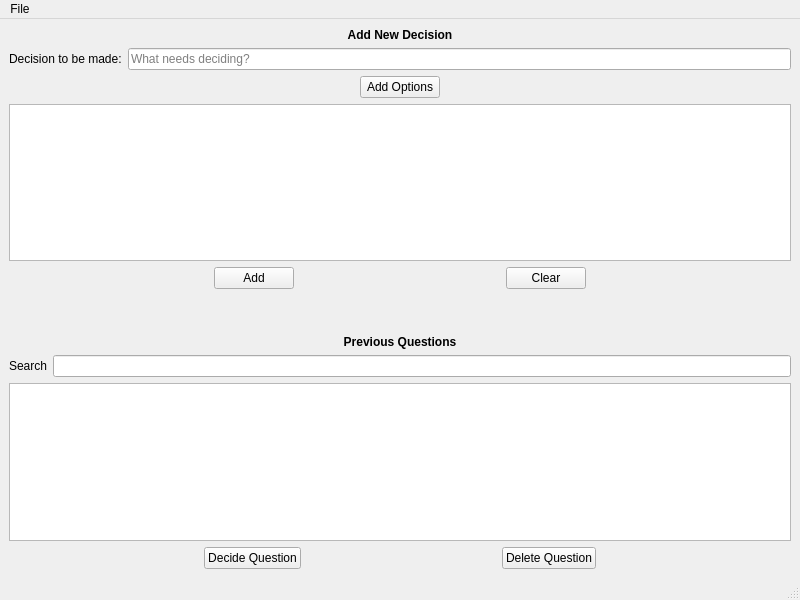
<?xml version="1.0" encoding="UTF-8"?>
<ui version="4.0">
 <class>MainWindow</class>
 <widget class="QMainWindow" name="MainWindow">
  <property name="geometry">
   <rect>
    <x>0</x>
    <y>0</y>
    <width>800</width>
    <height>600</height>
   </rect>
  </property>
  <property name="windowTitle">
   <string>MainWindow</string>
  </property>
  <widget class="QWidget" name="centralwidget">
   <layout class="QVBoxLayout" name="verticalLayout">
    <item>
     <widget class="QLabel" name="label_2">
      <property name="text">
       <string>&lt;b&gt;Add New Decision&lt;/b&gt;</string>
      </property>
      <property name="alignment">
       <set>Qt::AlignCenter</set>
      </property>
     </widget>
    </item>
    <item>
     <layout class="QHBoxLayout" name="horizontalLayout_9">
      <item>
       <widget class="QLabel" name="labelQuestion">
        <property name="text">
         <string>Decision to be made:</string>
        </property>
        <property name="margin">
         <number>10</number>
        </property>
       </widget>
      </item>
      <item>
       <widget class="QLineEdit" name="lineEditQuestion">
        <property name="placeholderText">
         <string>What needs deciding?</string>
        </property>
       </widget>
      </item>
     </layout>
    </item>
    <item>
     <layout class="QHBoxLayout" name="horizontalLayout_7">
      <item>
       <spacer name="horizontalSpacer_8">
        <property name="orientation">
         <enum>Qt::Horizontal</enum>
        </property>
        <property name="sizeHint" stdset="0">
         <size>
          <width>40</width>
          <height>20</height>
         </size>
        </property>
       </spacer>
      </item>
      <item>
       <widget class="QPushButton" name="pushButtonAddOptions">
        <property name="text">
         <string>Add Options</string>
        </property>
       </widget>
      </item>
      <item>
       <spacer name="horizontalSpacer_9">
        <property name="orientation">
         <enum>Qt::Horizontal</enum>
        </property>
        <property name="sizeHint" stdset="0">
         <size>
          <width>40</width>
          <height>20</height>
         </size>
        </property>
       </spacer>
      </item>
     </layout>
    </item>
    <item>
     <widget class="QListView" name="listViewOptions"/>
    </item>
    <item>
     <layout class="QHBoxLayout" name="horizontalLayout_2">
      <item>
       <layout class="QHBoxLayout" name="horizontalLayout_3">
        <item>
         <spacer name="horizontalSpacer_2">
          <property name="orientation">
           <enum>Qt::Horizontal</enum>
          </property>
          <property name="sizeHint" stdset="0">
           <size>
            <width>40</width>
            <height>20</height>
           </size>
          </property>
         </spacer>
        </item>
        <item>
         <widget class="QPushButton" name="pushButtonAdd">
          <property name="sizePolicy">
           <sizepolicy hsizetype="Minimum" vsizetype="Fixed">
            <horstretch>0</horstretch>
            <verstretch>0</verstretch>
           </sizepolicy>
          </property>
          <property name="text">
           <string>Add</string>
          </property>
          <property name="flat">
           <bool>false</bool>
          </property>
         </widget>
        </item>
        <item>
         <spacer name="horizontalSpacer_3">
          <property name="orientation">
           <enum>Qt::Horizontal</enum>
          </property>
          <property name="sizeHint" stdset="0">
           <size>
            <width>40</width>
            <height>20</height>
           </size>
          </property>
         </spacer>
        </item>
        <item>
         <widget class="QPushButton" name="pushButtonClear">
          <property name="sizePolicy">
           <sizepolicy hsizetype="Minimum" vsizetype="Fixed">
            <horstretch>0</horstretch>
            <verstretch>0</verstretch>
           </sizepolicy>
          </property>
          <property name="text">
           <string>Clear</string>
          </property>
         </widget>
        </item>
        <item>
         <spacer name="horizontalSpacer_4">
          <property name="orientation">
           <enum>Qt::Horizontal</enum>
          </property>
          <property name="sizeHint" stdset="0">
           <size>
            <width>40</width>
            <height>20</height>
           </size>
          </property>
         </spacer>
        </item>
       </layout>
      </item>
     </layout>
    </item>
    <item>
     <spacer name="horizontalSpacer">
      <property name="orientation">
       <enum>Qt::Horizontal</enum>
      </property>
      <property name="sizeHint" stdset="0">
       <size>
        <width>40</width>
        <height>40</height>
       </size>
      </property>
     </spacer>
    </item>
    <item>
     <layout class="QHBoxLayout" name="horizontalLayout_4">
      <item>
       <widget class="QLabel" name="label">
        <property name="text">
         <string>&lt;b&gt;Previous Questions&lt;/b&gt;</string>
        </property>
        <property name="textFormat">
         <enum>Qt::AutoText</enum>
        </property>
        <property name="alignment">
         <set>Qt::AlignCenter</set>
        </property>
       </widget>
      </item>
     </layout>
    </item>
    <item>
     <layout class="QHBoxLayout" name="horizontalLayout">
      <item>
       <widget class="QLabel" name="labelSearch">
        <property name="text">
         <string>Search</string>
        </property>
        <property name="margin">
         <number>10</number>
        </property>
       </widget>
      </item>
      <item>
       <widget class="QLineEdit" name="lineEditSearch"/>
      </item>
     </layout>
    </item>
    <item>
     <widget class="QListWidget" name="listWidgetQuestions"/>
    </item>
    <item>
     <layout class="QHBoxLayout" name="horizontalLayout_5">
      <item>
       <spacer name="horizontalSpacer_5">
        <property name="orientation">
         <enum>Qt::Horizontal</enum>
        </property>
        <property name="sizeHint" stdset="0">
         <size>
          <width>40</width>
          <height>20</height>
         </size>
        </property>
       </spacer>
      </item>
      <item>
       <widget class="QPushButton" name="pushButtonDecide">
        <property name="text">
         <string>Decide Question</string>
        </property>
       </widget>
      </item>
      <item>
       <spacer name="horizontalSpacer_6">
        <property name="orientation">
         <enum>Qt::Horizontal</enum>
        </property>
        <property name="sizeHint" stdset="0">
         <size>
          <width>40</width>
          <height>20</height>
         </size>
        </property>
       </spacer>
      </item>
      <item>
       <widget class="QPushButton" name="pushButtonDelete">
        <property name="text">
         <string>Delete Question</string>
        </property>
       </widget>
      </item>
      <item>
       <spacer name="horizontalSpacer_7">
        <property name="orientation">
         <enum>Qt::Horizontal</enum>
        </property>
        <property name="sizeHint" stdset="0">
         <size>
          <width>40</width>
          <height>20</height>
         </size>
        </property>
       </spacer>
      </item>
     </layout>
    </item>
   </layout>
  </widget>
  <widget class="QMenuBar" name="menubar">
   <property name="geometry">
    <rect>
     <x>0</x>
     <y>0</y>
     <width>800</width>
     <height>28</height>
    </rect>
   </property>
   <widget class="QMenu" name="menuFile">
    <property name="title">
     <string>File</string>
    </property>
    <addaction name="actionPreferences"/>
    <addaction name="actionQuit"/>
   </widget>
   <addaction name="menuFile"/>
  </widget>
  <widget class="QStatusBar" name="statusbar"/>
  <action name="actionPreferences">
   <property name="text">
    <string>Preferences</string>
   </property>
   <property name="shortcut">
    <string>Ctrl+P</string>
   </property>
  </action>
  <action name="actionQuit">
   <property name="icon">
    <iconset>
     <normaloff>icon/exit.png</normaloff>icon/exit.png</iconset>
   </property>
   <property name="text">
    <string>Quit</string>
   </property>
   <property name="shortcut">
    <string>Ctrl+Q</string>
   </property>
  </action>
 </widget>
 <resources/>
 <connections/>
</ui>
